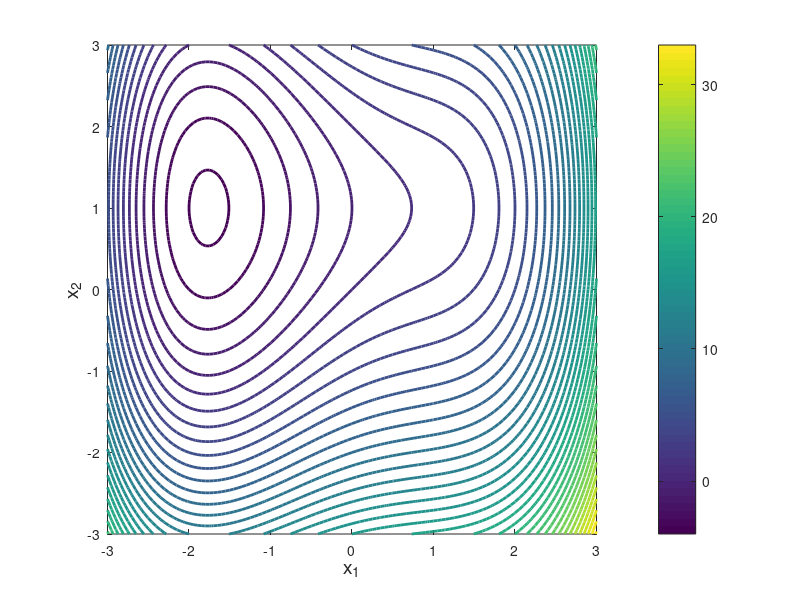

Recreate this plot in MATLAB.
x1 =  -3:0.05:3;
x2 =  -3:0.05:3;
[X1,X2]=meshgrid(x1,x2);
F=X1.^4/4-X1.^2+2*X1+(X2-1).^2;

figure,
v = -5:34;
[c,h]=contour(X1,X2,F,v,'linewidth',2);
colorbar, axis image,
xlabel('x_1','fontsize',14),
ylabel('x_2','fontsize',14),